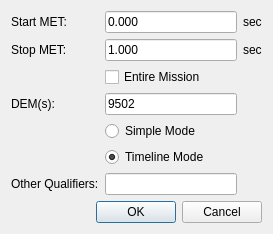
<?xml version="1.0" encoding="UTF-8"?>
<ui version="4.0">
 <class>map_dialog</class>
 <widget class="QDialog" name="map_dialog">
  <property name="geometry">
   <rect>
    <x>0</x>
    <y>0</y>
    <width>273</width>
    <height>216</height>
   </rect>
  </property>
  <property name="windowTitle">
   <string>Map Command Options</string>
  </property>
  <layout class="QVBoxLayout" name="verticalLayout">
   <item>
    <layout class="QGridLayout" name="gridLayout">
     <item row="3" column="1">
      <widget class="QLineEdit" name="dem_lineEdit">
       <property name="text">
        <string>9502</string>
       </property>
      </widget>
     </item>
     <item row="2" column="1">
      <widget class="QCheckBox" name="entire_mission_checkBox">
       <property name="text">
        <string>Entire Mission</string>
       </property>
      </widget>
     </item>
     <item row="3" column="0">
      <widget class="QLabel" name="label">
       <property name="text">
        <string>DEM(s):</string>
       </property>
      </widget>
     </item>
     <item row="4" column="1">
      <widget class="QRadioButton" name="simple_radioButton">
       <property name="text">
        <string>Simple Mode</string>
       </property>
       <property name="checked">
        <bool>false</bool>
       </property>
      </widget>
     </item>
     <item row="0" column="2">
      <widget class="QLabel" name="label_4">
       <property name="text">
        <string>sec</string>
       </property>
      </widget>
     </item>
     <item row="0" column="1">
      <widget class="QLineEdit" name="start_met_lineEdit">
       <property name="text">
        <string>0.000</string>
       </property>
      </widget>
     </item>
     <item row="0" column="0">
      <widget class="QLabel" name="label_3">
       <property name="text">
        <string>Start MET:</string>
       </property>
      </widget>
     </item>
     <item row="1" column="0">
      <widget class="QLabel" name="label_5">
       <property name="text">
        <string>Stop MET:</string>
       </property>
      </widget>
     </item>
     <item row="1" column="2">
      <widget class="QLabel" name="label_6">
       <property name="text">
        <string>sec</string>
       </property>
      </widget>
     </item>
     <item row="1" column="1">
      <widget class="QLineEdit" name="stop_met_lineEdit">
       <property name="text">
        <string>1.000</string>
       </property>
      </widget>
     </item>
     <item row="8" column="1">
      <widget class="QLineEdit" name="qualifiers_lineEdit"/>
     </item>
     <item row="8" column="0">
      <widget class="QLabel" name="qualifiers_label">
       <property name="text">
        <string>Other Qualifiers:</string>
       </property>
      </widget>
     </item>
     <item row="5" column="1">
      <widget class="QRadioButton" name="timeline_radioButton">
       <property name="text">
        <string>Timeline Mode</string>
       </property>
       <property name="checked">
        <bool>true</bool>
       </property>
      </widget>
     </item>
    </layout>
   </item>
   <item>
    <widget class="QDialogButtonBox" name="buttonBox">
     <property name="orientation">
      <enum>Qt::Horizontal</enum>
     </property>
     <property name="standardButtons">
      <set>QDialogButtonBox::Cancel|QDialogButtonBox::Ok</set>
     </property>
    </widget>
   </item>
  </layout>
 </widget>
 <resources/>
 <connections>
  <connection>
   <sender>buttonBox</sender>
   <signal>accepted()</signal>
   <receiver>map_dialog</receiver>
   <slot>accept()</slot>
   <hints>
    <hint type="sourcelabel">
     <x>248</x>
     <y>254</y>
    </hint>
    <hint type="destinationlabel">
     <x>157</x>
     <y>274</y>
    </hint>
   </hints>
  </connection>
  <connection>
   <sender>buttonBox</sender>
   <signal>rejected()</signal>
   <receiver>map_dialog</receiver>
   <slot>reject()</slot>
   <hints>
    <hint type="sourcelabel">
     <x>316</x>
     <y>260</y>
    </hint>
    <hint type="destinationlabel">
     <x>286</x>
     <y>274</y>
    </hint>
   </hints>
  </connection>
 </connections>
</ui>
